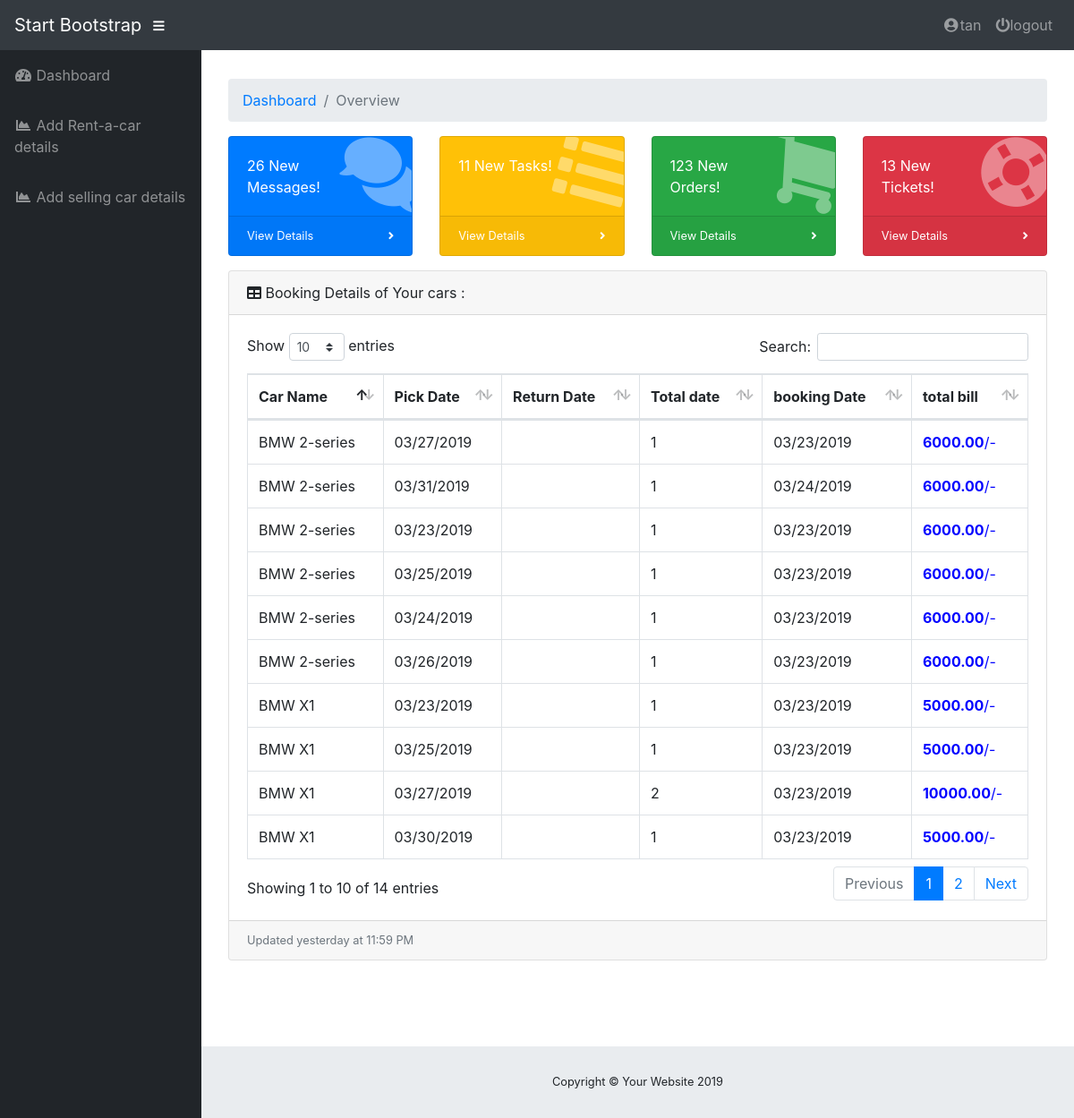
The page /admin/dashboard.php (signed in) on the database its author committed.
### tables this page shows
CREATE TABLE `booking_details` (
  `booking_id` varchar(20) NOT NULL,
  `car_id` int(20) NOT NULL,
  `pick_date` varchar(20) NOT NULL,
  `return_date` varchar(20) NOT NULL,
  `total_day` int(5) NOT NULL,
  `total_bill` float(10,2) NOT NULL,
  `price` float(10,2) NOT NULL,
  `pickup_location` varchar(20) NOT NULL,
  `booking_date` varchar(20) NOT NULL,
  `cus_id` int(20) NOT NULL
);

CREATE TABLE `car_details` (
  `car_id` int(20) NOT NULL,
  `car_name` varchar(100) NOT NULL,
  `price` float(10,2) NOT NULL,
  `car_details` varchar(1000) NOT NULL,
  `class` varchar(20) NOT NULL,
  `fuel` varchar(20) NOT NULL,
  `door` varchar(20) NOT NULL,
  `gearbox` varchar(20) NOT NULL,
  `driver_name` varchar(50) NOT NULL,
  `driver_phone` int(15) NOT NULL,
  `img1` varchar(250) NOT NULL,
  `img2` varchar(250) NOT NULL,
  `img3` varchar(250) NOT NULL,
  `renter_id` int(20) NOT NULL
);

### admin/dashboard.php (the view, shortened to what this page needs)
<!DOCTYPE html>
<html lang="en">
<head>
  <link href="vendor/fontawesome-free/css/all.min.css" rel="stylesheet" type="text/css">
  <link href="vendor/datatables/dataTables.bootstrap4.css" rel="stylesheet">
  <link href="css/sb-admin.css" rel="stylesheet">
</head>
  <?php include_once 'includes/navbar.php'; ?>
  <?php include_once 'includes/sidebar.php'; ?>
    <div id="content-wrapper">
      <div class="container-fluid">
        <ol class="breadcrumb">
          <li class="breadcrumb-item">
            <a href="#">Dashboard</a>
          </li>
          <li class="breadcrumb-item active">Overview</li>
        </ol>
        <div class="row">
          <div class="col-xl-3 col-sm-6 mb-3">
            <div class="card text-white bg-primary o-hidden h-100">
              <div class="card-body">
                <div class="card-body-icon">
                  <i class="fas fa-fw fa-comments"></i>
                </div>
                <div class="mr-5">26 New Messages!</div>
              </div>
              <a class="card-footer text-white clearfix small z-1" href="#">
                <span class="float-left">View Details</span>
                <span class="float-right">
                  <i class="fas fa-angle-right"></i>
                </span>
              </a>
            </div>
          </div>
          <div class="col-xl-3 col-sm-6 mb-3">
            <div class="card text-white bg-warning o-hidden h-100">
              <div class="card-body">
                <div class="card-body-icon">
                  <i class="fas fa-fw fa-list"></i>
                </div>
                <div class="mr-5">11 New Tasks!</div>
              </div>
              <a class="card-footer text-white clearfix small z-1" href="#">
                <span class="float-left">View Details</span>
                <span class="float-right">
                  <i class="fas fa-angle-right"></i>
                </span>
              </a>
            </div>
          </div>
          <div class="col-xl-3 col-sm-6 mb-3">
            <div class="card text-white bg-success o-hidden h-100">
              <div class="card-body">
                <div class="card-body-icon">
                  <i class="fas fa-fw fa-shopping-cart"></i>
                </div>
                <div class="mr-5">123 New Orders!</div>
              </div>
              <a class="card-footer text-white clearfix small z-1" href="#">
                <span class="float-left">View Details</span>
                <span class="float-right">
                  <i class="fas fa-angle-right"></i>
                </span>
              </a>
            </div>
          </div>
          <div class="col-xl-3 col-sm-6 mb-3">
            <div class="card text-white bg-danger o-hidden h-100">
              <div class="card-body">
                <div class="card-body-icon">
                  <i class="fas fa-fw fa-life-ring"></i>
                </div>
                <div class="mr-5">13 New Tickets!</div>
              </div>
              <a class="card-footer text-white clearfix small z-1" href="#">
                <span class="float-left">View Details</span>
                <span class="float-right">
                  <i class="fas fa-angle-right"></i>
                </span>
              </a>
            </div>
          </div>
        </div>
        <div class="card mb-3">
          <div class="card-header">
            <i class="fas fa-table"></i>
            Booking Details of Your cars :</div>
          <div class="card-body">
            <div class="table-responsive">
              <table class="table table-bordered" id="dataTable" width="100%" cellspacing="0">
                <thead>
                  <tr>
                    <th>Car Name</th>
                    <th>Pick Date</th>
                    <th>Return Date</th>
                    <th>Total date</th>
                    <th>booking Date</th>
                    <th>total bill</th>
                  </tr>
                </thead>
                <tbody>
                  <?php
                  $conn= connect();
                  if(isset($_SESSION['renter_id'])){
                    $id=$_SESSION['renter_id'];
                    $sql = "SELECT * FROM `booking_details` as b , car_details as c WHERE b.car_id=c.car_id AND renter_id='$id'";
                    $resultData=$conn->query($sql);
                  }else{
                    $sql = "SELECT * FROM `booking_details` as b , car_details as c WHERE b.car_id=c.car_id";
                    $resultData=$conn->query($sql);
                  }
                  	foreach($resultData as $view){
                  ?>
                  <tr>
                    <td><?=$view['car_name']?></td>
                    <td><?=$view['pick_date']?></td>
                    <td><?=$$view['return_date']?></td>
                    <td><?=$view['total_day']?></td>
                    <td><?=$view['booking_date']?></td>
                    <td style="color:blue;"><b><?=$view['total_bill']?></b>/-</td>
                  </tr>
                <?php } ?>
                </tbody>
              </table>
            </div>
          </div>
          <div class="card-footer small text-muted">Updated yesterday at 11:59 PM</div>
        </div>
      </div>
    </div>
  </div>
  <?php include_once 'includes/footer.php' ?>
</body>
</html>

### rows shown on the page
booking_details: car.car_name "BMW 2-series", pick_date "03/27/2019", total_day "1", booking_date "03/23/2019", total_bill "6000.00"
booking_details: car.car_name "BMW 2-series", pick_date "03/31/2019", total_day "1", booking_date "03/24/2019", total_bill "6000.00"
booking_details: car.car_name "BMW X1", pick_date "03/23/2019", total_day "1", booking_date "03/23/2019", total_bill "5000.00"
booking_details: car.car_name "BMW 2-series", pick_date "03/23/2019", total_day "1", booking_date "03/23/2019", total_bill "6000.00"
booking_details: car.car_name "BMW X1", pick_date "03/25/2019", total_day "1", booking_date "03/23/2019", total_bill "5000.00"
booking_details: car.car_name "BMW 2-series", pick_date "03/25/2019", total_day "1", booking_date "03/23/2019", total_bill "6000.00"
booking_details: car.car_name "BMW X1", pick_date "03/27/2019", total_day "2", booking_date "03/23/2019", total_bill "10000.00"
booking_details: car.car_name "BMW 2-series", pick_date "03/24/2019", total_day "1", booking_date "03/23/2019", total_bill "6000.00"
booking_details: car.car_name "BMW X1", pick_date "03/30/2019", total_day "1", booking_date "03/23/2019", total_bill "5000.00"
booking_details: car.car_name "BMW 2-series", pick_date "03/26/2019", total_day "1", booking_date "03/23/2019", total_bill "6000.00"

### other values the page prints
$_SESSION['name'] "tan"
